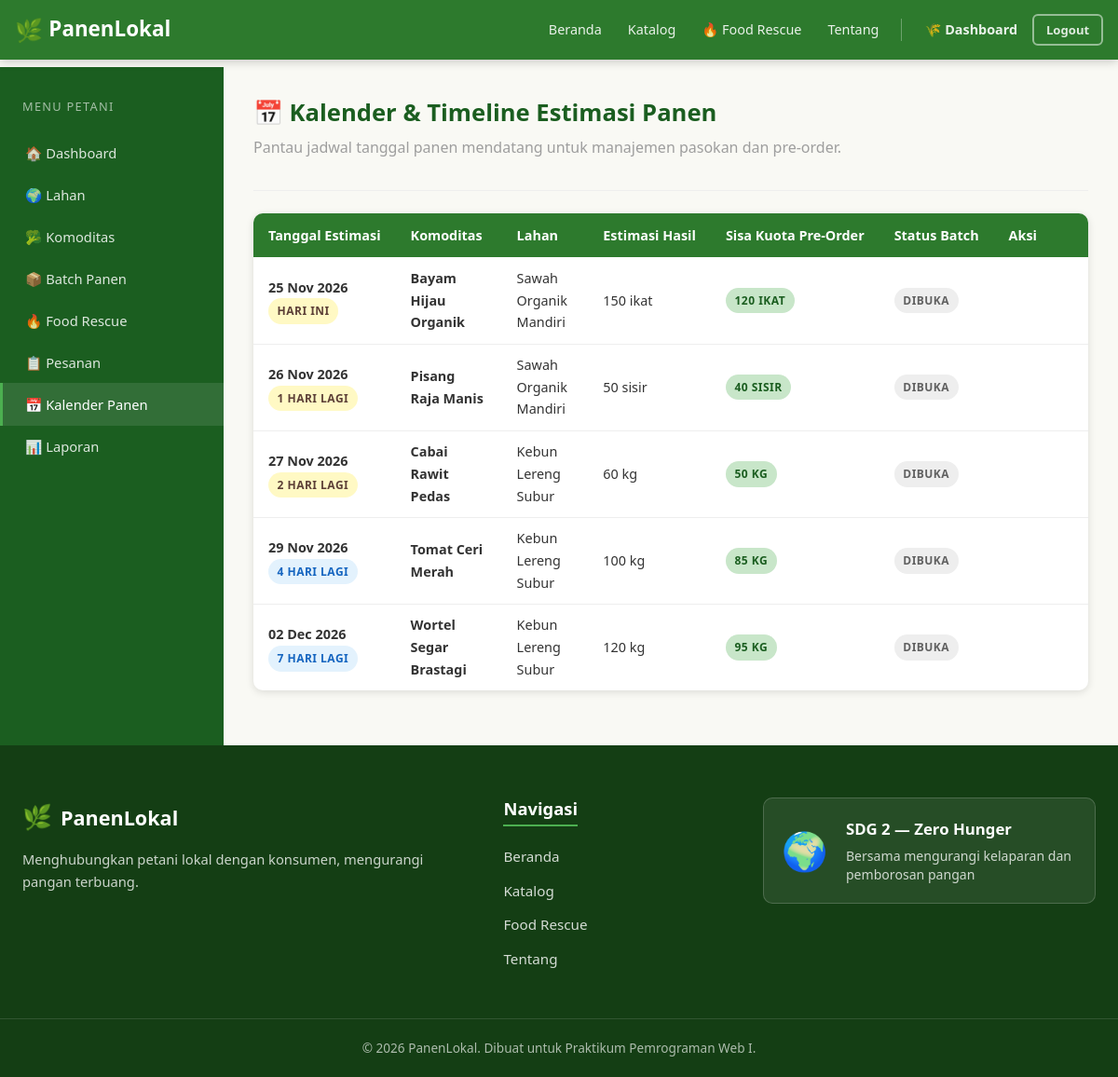
/petani/kalender_panen.php (signed in), run on the app's committed database.
### tables this page shows
CREATE TABLE IF NOT EXISTS harvest_batches (
    id BIGINT UNSIGNED AUTO_INCREMENT PRIMARY KEY,
    commodity_id BIGINT UNSIGNED NOT NULL,
    land_id BIGINT UNSIGNED NULL,
    tanggal_estimasi_panen DATE NOT NULL,
    estimasi_jumlah DECIMAL(10,2) NOT NULL,
    stok_tersedia DECIMAL(10,2) NOT NULL,
    harga_normal DECIMAL(12,2) NOT NULL,
    rescue_aktif TINYINT(1) NOT NULL DEFAULT 0,
    harga_rescue DECIMAL(12,2) NULL,
    batas_rescue DATETIME NULL,
    status_batch ENUM('dibuka','siap_panen','habis','ditutup','dibatalkan') NOT NULL DEFAULT 'dibuka',
    created_at TIMESTAMP NOT NULL DEFAULT CURRENT_TIMESTAMP,
    updated_at TIMESTAMP NOT NULL DEFAULT CURRENT_TIMESTAMP ON UPDATE CURRENT_TIMESTAMP,
    INDEX idx_batches_commodity (commodity_id),
    INDEX idx_batches_land (land_id),
    INDEX idx_batches_status_date (status_batch, tanggal_estimasi_panen),
    INDEX idx_batches_rescue (rescue_aktif, batas_rescue),
    CONSTRAINT fk_batches_commodity FOREIGN KEY (commodity_id) REFERENCES commodities(id) ON UPDATE CASCADE ON DELETE RESTRICT,
    CONSTRAINT fk_batches_land FOREIGN KEY (land_id) REFERENCES lands(id) ON UPDATE CASCADE ON DELETE SET NULL
);

CREATE TABLE IF NOT EXISTS commodities (
    id BIGINT UNSIGNED AUTO_INCREMENT PRIMARY KEY,
    farmer_id BIGINT UNSIGNED NOT NULL,
    nama VARCHAR(120) NOT NULL,
    kategori VARCHAR(60) NOT NULL,
    deskripsi TEXT NULL,
    satuan VARCHAR(20) NOT NULL DEFAULT 'kg',
    gambar VARCHAR(255) NULL,
    status_komoditas ENUM('aktif','nonaktif') NOT NULL DEFAULT 'aktif',
    created_at TIMESTAMP NOT NULL DEFAULT CURRENT_TIMESTAMP,
    updated_at TIMESTAMP NOT NULL DEFAULT CURRENT_TIMESTAMP ON UPDATE CURRENT_TIMESTAMP,
    INDEX idx_commodities_farmer (farmer_id),
    INDEX idx_commodities_status (status_komoditas),
    CONSTRAINT fk_commodities_farmer FOREIGN KEY (farmer_id) REFERENCES farmer_profiles(id) ON UPDATE CASCADE ON DELETE RESTRICT
);

CREATE TABLE IF NOT EXISTS lands (
    id BIGINT UNSIGNED AUTO_INCREMENT PRIMARY KEY,
    farmer_id BIGINT UNSIGNED NOT NULL,
    nama_lahan VARCHAR(120) NOT NULL,
    lokasi TEXT NOT NULL,
    luas_m2 DECIMAL(10,2) NULL,
    keterangan TEXT NULL,
    created_at TIMESTAMP NOT NULL DEFAULT CURRENT_TIMESTAMP,
    INDEX idx_lands_farmer (farmer_id),
    CONSTRAINT fk_lands_farmer FOREIGN KEY (farmer_id) REFERENCES farmer_profiles(id) ON UPDATE CASCADE ON DELETE RESTRICT
);

### includes/functions.php (called while the page is built, shortened)
<?php
function sanitize($str) {
    return htmlspecialchars((string)$str, ENT_QUOTES, 'UTF-8');
}
function format_tanggal($tanggal, $format = 'd M Y') {
    return date($format, strtotime($tanggal));
}
?>

### petani/kalender_panen.php (the view, shortened to what this page needs)
<?php
require_once __DIR__ . '/../config/koneksi.php';
require_once __DIR__ . '/../includes/functions.php';
$stmt = $conn->prepare("SELECT id FROM farmer_profiles WHERE user_id = ?");
$stmt->bind_param("i", $_SESSION['user_id']);
$stmt->execute();
$fp = $stmt->get_result()->fetch_assoc();
$farmer_id = $fp['id'] ?? 0;
$sql = "
    SELECT hb.*, c.nama AS komoditas, c.satuan, l.nama_lahan
    FROM harvest_batches hb
    JOIN commodities c ON c.id = hb.commodity_id
    LEFT JOIN lands l ON l.id = hb.land_id
    WHERE c.farmer_id = ?
    ORDER BY hb.tanggal_estimasi_panen ASC
";
$q = $conn->prepare($sql);
$q->bind_param("i", $farmer_id);
$q->execute();
$panen = $q->get_result();
require_once __DIR__ . '/../includes/header.php';
require_once __DIR__ . '/../includes/navbar.php';
?>
<div class="dashboard-layout">
  <aside class="sidebar">
    <div class="sidebar-title">Menu Petani</div>
    <ul class="sidebar-menu">
      <li><a href="<?= BASE_URL ?>/petani/index.php">🏠 Dashboard</a></li>
      <li><a href="<?= BASE_URL ?>/petani/lahan.php">🌍 Lahan</a></li>
      <li><a href="<?= BASE_URL ?>/petani/komoditas.php">🥦 Komoditas</a></li>
      <li><a href="<?= BASE_URL ?>/petani/batch_panen.php">📦 Batch Panen</a></li>
      <li><a href="<?= BASE_URL ?>/petani/kelola_rescue.php">🔥 Food Rescue</a></li>
      <li><a href="<?= BASE_URL ?>/petani/pesanan.php">📋 Pesanan</a></li>
      <li><a href="<?= BASE_URL ?>/petani/kalender_panen.php" class="active">📅 Kalender Panen</a></li>
      <li><a href="<?= BASE_URL ?>/petani/laporan.php">📊 Laporan</a></li>
    </ul>
  </aside>
  <main class="dashboard-main">
    <div class="dashboard-header">
      <h1>📅 Kalender & Timeline Estimasi Panen</h1>
      <p class="text-muted">Pantau jadwal tanggal panen mendatang untuk manajemen pasokan dan pre-order.</p>
    </div>
    <div class="table-card">
      <table>
        <thead>
          <tr>
            <th>Tanggal Estimasi</th>
            <th>Komoditas</th>
            <th>Lahan</th>
            <th>Estimasi Hasil</th>
            <th>Sisa Kuota Pre-Order</th>
            <th>Status Batch</th>
            <th>Aksi</th>
          </tr>
        </thead>
        <tbody>
        <?php if ($panen->num_rows > 0): ?>
          <?php while ($p = $panen->fetch_assoc()):
              $diff = (strtotime($p['tanggal_estimasi_panen']) - strtotime(date('Y-m-d'))) / 86400;
              $badge_time = $diff < 0 ? 'badge-danger' : ($diff <= 3 ? 'badge-warning' : 'badge-info');
              $label_time = $diff < 0 ? 'Lewat' : ($diff == 0 ? 'Hari ini' : ceil($diff) . ' hari lagi');
          ?>
          <tr>
            <td>
              <strong><?= format_tanggal($p['tanggal_estimasi_panen']) ?></strong><br>
              <span class="badge <?= $badge_time ?>"><?= $label_time ?></span>
            </td>
            <td><strong><?= sanitize($p['komoditas']) ?></strong></td>
            <td><?= sanitize($p['nama_lahan'] ?: '-') ?></td>
            <td><?= (float)$p['estimasi_jumlah'] ?> <?= sanitize($p['satuan']) ?></td>
            <td>
              <span class="badge badge-success"><?= (float)$p['stok_tersedia'] ?> <?= sanitize($p['satuan']) ?></span>
            </td>
            <td>
              <span class="badge badge-secondary"><?= ucfirst($p['status_batch']) ?></span>
            </td>
            <td>
              <a href="<?= BASE_URL ?>/petani/edit_batch.php?id=<?= $p['id'] ?>" class="btn btn-sm btn-outline-primary">Atur Batch</a>
            </td>
          </tr>
          <?php endwhile; ?>
        <?php else: ?>
          <tr><td colspan="7" class="text-center text-muted">Belum ada jadwal panen tercatat.</td></tr>
        <?php endif; ?>
        </tbody>
      </table>
    </div>
  </main>
</div>
<?php require_once __DIR__ . '/../includes/footer.php'; ?>

### assets/css/style.css (style rules this page uses)
*, *::before, *::after { box-sizing: border-box; margin: 0; padding: 0; }
:root { --green-dark: #1b5e20; --green-main: #2d7a2d; --green-mid: #388e3c; --green-light: #4caf50; --green-pale: #c8e6c9; --green-bg: #f1f8f1; --orange: #f57c00; --orange-light: #ffe0b2; --red: #c62828; --red-light: #ffebee; --blue: #1565c0; --blue-light: #e3f2fd; --yellow: #f9a825; --yellow-light: #fff9c4; --cream: #f9f9f4; --white: #ffffff; --gray-100: #f5f5f5; --gray-200: #eeeeee; --gray-300: #e0e0e0; --gray-500: #9e9e9e; --gray-700: #616161; --gray-900: #212121; --text: #333333; --shadow: 0 2px 8px rgba(0,0,0,.12); --shadow-lg: 0 4px 20px rgba(0,0,0,.18); --radius: 10px; --radius-sm: 6px; --transition: .25s ease; }
html { font-size: 16px; scroll-behavior: smooth; }
body { font-family: 'Segoe UI', system-ui, -apple-system, sans-serif; color: var(--text); background: var(--cream); line-height: 1.65; min-height: 100vh; display: flex; flex-direction: column; }
a { color: var(--green-main); text-decoration: none; transition: color var(--transition); }
h1,h2,h3,h4,h5,h6 { font-weight: 700; line-height: 1.3; color: var(--gray-900); margin-bottom: .5rem; }
h1 { font-size: 2.2rem; }
p { margin-bottom: 1rem; }
ul,ol { padding-left: 1.5rem; }
.btn { display: inline-block; padding: .55rem 1.2rem; border-radius: var(--radius-sm); font-size: .9rem; font-weight: 600; cursor: pointer; border: 2px solid transparent; transition: all var(--transition); text-align: center; text-decoration: none !important; line-height: 1.4; }
.btn-sm { padding: .35rem .8rem; font-size: .82rem; }
.btn-outline-primary { background: transparent; color: var(--white); border-color: rgba(255,255,255,.8); }
.badge { display: inline-block; padding: .25rem .6rem; border-radius: 20px; font-size: .75rem; font-weight: 700; text-transform: uppercase; letter-spacing: .04em; }
.badge-success { background: var(--green-pale); color: var(--green-dark); }
.badge-warning { background: var(--yellow-light); color: #5d4037; }
.badge-info { background: var(--blue-light); color: var(--blue); }
.badge-secondary { background: var(--gray-200); color: var(--gray-700); }
table { width: 100%; border-collapse: collapse; font-size: .9rem; }
thead th { background: var(--green-main); color: var(--white); padding: .75rem 1rem; text-align: left; white-space: nowrap; }
tbody td { padding: .65rem 1rem; border-bottom: 1px solid var(--gray-200); vertical-align: middle; }
tbody tr:last-child td { border-bottom: none; }
.table-card { background: var(--white); border-radius: var(--radius); box-shadow: var(--shadow); overflow: hidden; }
.dashboard-layout { display: flex; min-height: calc(100vh - 72px); }
.sidebar { width: 240px; flex-shrink: 0; background: var(--green-dark); color: var(--white); padding: 1.5rem 0; position: sticky; top: 72px; height: calc(100vh - 72px); overflow-y: auto; }
.sidebar-title { padding: .5rem 1.5rem 1rem; font-size: .8rem; text-transform: uppercase; letter-spacing: .1em; opacity: .6; }
.sidebar-menu { list-style: none; padding: 0; margin: 0; }
.sidebar-menu li a { display: block; padding: .65rem 1.5rem; color: rgba(255,255,255,.85); transition: background var(--transition); font-size: .92rem; text-decoration: none !important; border-left: 3px solid transparent; }
.sidebar-menu li a:hover, .sidebar-menu li a.active { background: rgba(255,255,255,.1); color: var(--white); border-left-color: var(--green-light); }
.dashboard-main { flex: 1; padding: 2rem; min-width: 0; }
.dashboard-header { margin-bottom: 1.5rem; padding-bottom: 1rem; border-bottom: 1px solid var(--gray-200); }
.dashboard-header h1 { font-size: 1.6rem; color: var(--green-dark); }
.text-muted { color: var(--gray-500); }

### data on the page
harvest_batches: tanggal_estimasi_panen "25 Nov 2026", tanggal_estimasi_panen "HARI INI", commodity.nama "Bayam Hijau Organik", land.nama_lahan "Sawah Organik Mandiri", estimasi_jumlah "150", commodity.satuan "ikat", stok_tersedia "120", commodity.satuan "IKAT", status_batch "DIBUKA"
harvest_batches: tanggal_estimasi_panen "26 Nov 2026", tanggal_estimasi_panen "1 HARI LAGI", commodity.nama "Pisang Raja Manis", land.nama_lahan "Sawah Organik Mandiri", estimasi_jumlah "50", commodity.satuan "sisir", stok_tersedia "40", commodity.satuan "SISIR", status_batch "DIBUKA"
harvest_batches: tanggal_estimasi_panen "27 Nov 2026", tanggal_estimasi_panen "2 HARI LAGI", commodity.nama "Cabai Rawit Pedas", land.nama_lahan "Kebun Lereng Subur", estimasi_jumlah "60", commodity.satuan "kg", stok_tersedia "50", commodity.satuan "KG", status_batch "DIBUKA"
harvest_batches: tanggal_estimasi_panen "29 Nov 2026", tanggal_estimasi_panen "4 HARI LAGI", commodity.nama "Tomat Ceri Merah", land.nama_lahan "Kebun Lereng Subur", estimasi_jumlah "100", commodity.satuan "kg", stok_tersedia "85", commodity.satuan "KG", status_batch "DIBUKA"
harvest_batches: tanggal_estimasi_panen "02 Dec 2026", tanggal_estimasi_panen "7 HARI LAGI", commodity.nama "Wortel Segar Brastagi", land.nama_lahan "Kebun Lereng Subur", estimasi_jumlah "120", commodity.satuan "kg", stok_tersedia "95", commodity.satuan "KG", status_batch "DIBUKA"
